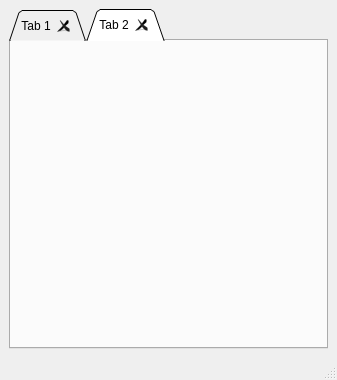
<?xml version="1.0" encoding="UTF-8"?>
<ui version="4.0">
 <class>ConversationWindow</class>
 <widget class="QMainWindow" name="ConversationWindow">
  <property name="geometry">
   <rect>
    <x>0</x>
    <y>0</y>
    <width>337</width>
    <height>380</height>
   </rect>
  </property>
  <property name="acceptDrops">
   <bool>true</bool>
  </property>
  <property name="windowTitle">
   <string>MainWindow</string>
  </property>
  <widget class="QWidget" name="centralwidget">
   <layout class="QGridLayout" name="gridLayout_3">
    <item row="0" column="0">
     <widget class="QTabWidget" name="tabWidget">
      <property name="tabPosition">
       <enum>QTabWidget::North</enum>
      </property>
      <property name="tabShape">
       <enum>QTabWidget::Triangular</enum>
      </property>
      <property name="currentIndex">
       <number>1</number>
      </property>
      <property name="elideMode">
       <enum>Qt::ElideLeft</enum>
      </property>
      <property name="documentMode">
       <bool>false</bool>
      </property>
      <property name="tabsClosable">
       <bool>true</bool>
      </property>
      <property name="movable">
       <bool>true</bool>
      </property>
      <widget class="QWidget" name="tab">
       <attribute name="title">
        <string>Tab 1</string>
       </attribute>
      </widget>
      <widget class="QWidget" name="tab_2">
       <attribute name="title">
        <string>Tab 2</string>
       </attribute>
      </widget>
     </widget>
    </item>
   </layout>
  </widget>
  <widget class="QMenuBar" name="menubar">
   <property name="geometry">
    <rect>
     <x>0</x>
     <y>0</y>
     <width>337</width>
     <height>23</height>
    </rect>
   </property>
  </widget>
  <widget class="QStatusBar" name="statusbar"/>
 </widget>
 <resources/>
 <connections/>
</ui>
